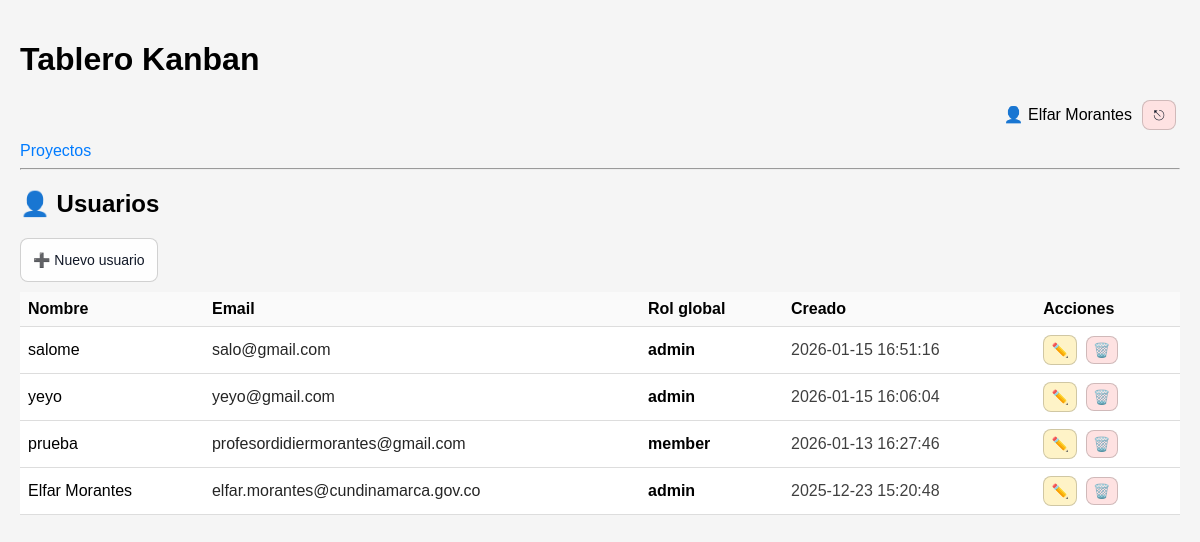
Before: /?controller=users&action=index (signed in) with the older database file.
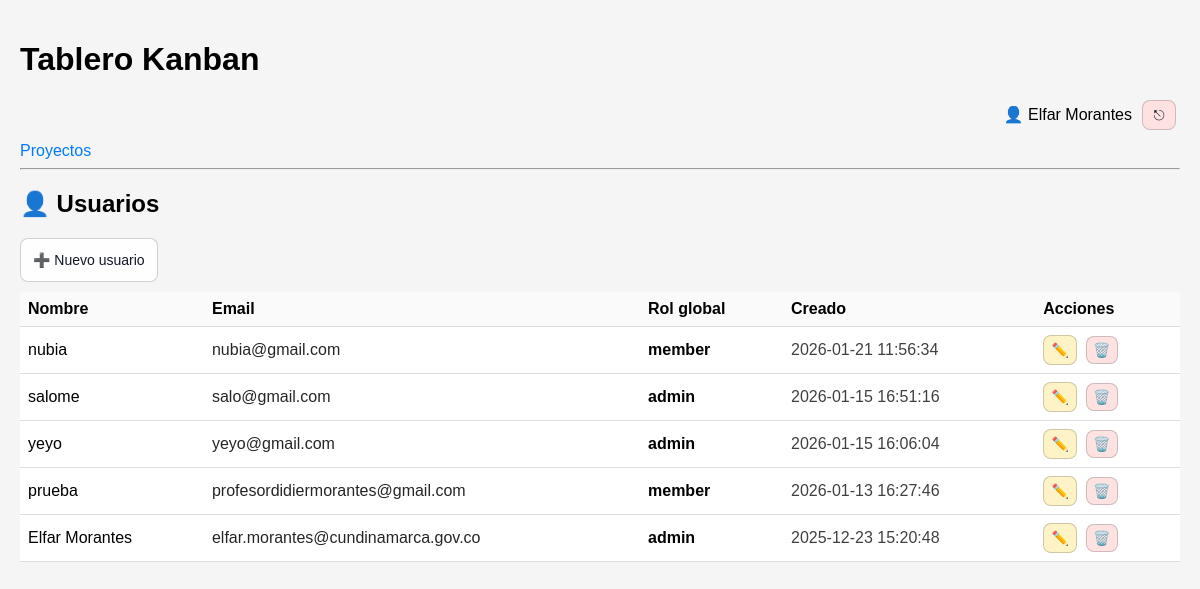
After: the same page with the newer database file.
### tables this page shows
CREATE TABLE `users` (
  `id` int(11) NOT NULL,
  `name` varchar(120) NOT NULL,
  `email` varchar(190) NOT NULL,
  `password_hash` varchar(255) NOT NULL,
  `role` enum('owner','admin','member','viewer') NOT NULL DEFAULT 'member',
  `created_at` datetime NOT NULL DEFAULT current_timestamp()
);

### core/BaseController.php (called while the page is built, shortened)
<?php
abstract class BaseController
{
    protected function render(string $view, array $params = []): void
    {
        extract($params);
        $viewFile = __DIR__ . '/../app/views/' . $view . '.php';
        include __DIR__ . '/../app/views/layout.php';
    }
}

### app/controllers/UsersController.php (called while the page is built, shortened)
<?php
require_once __DIR__ . '/../../core/BaseController.php';
require_once __DIR__ . '/../../core/Auth.php';
require_once __DIR__ . '/../models/User.php';
class UsersController extends BaseController
{
    public function index(): void
    {
        $users = User::all();
        $this->render('users/index', [
            'users' => $users,
            'error' => $_GET['error'] ?? '',
            'ok'    => $_GET['ok'] ?? ''
        ]);
    }
}

### public/index.php (called while the page is built, shortened)
<?php
$actionName     = $_GET['action'] ?? 'index';
$controller = new $controllerClass();
try {
    $controller->$actionName();
} catch (Exception $e) {
    echo "<h1>Error</h1>";
    echo "<p>" . htmlspecialchars($e->getMessage()) . "</p>";
}

### core/Auth.php (called while the page is built, shortened)
<?php
class Auth
{
    public static function userId(): ?int
    {
        return isset($_SESSION['user_id']) ? (int)$_SESSION['user_id'] : null;
    }
    public static function check(): bool
    {
        return self::userId() !== null;
    }
}

### config/db.php (called while the page is built)
<?php
class Database
{
    private static ?\PDO $connection = null;
    public static function getConnection(): \PDO
    {
        if (self::$connection === null) {
            $host = 'localhost';
            $db   = 'kanban_db';
            $user = 'root';
            $pass = '';
            $dsn  = "mysql:host=$host;dbname=$db;charset=utf8mb4";
            self::$connection = new PDO($dsn, $user, $pass, [
                PDO::ATTR_ERRMODE            => PDO::ERRMODE_EXCEPTION,
                PDO::ATTR_DEFAULT_FETCH_MODE => PDO::FETCH_ASSOC
            ]);
            self::$connection->exec("SET time_zone = '-05:00'");
        }
        return self::$connection;
    }
}

### app/models/User.php (called while the page is built, shortened)
<?php
require_once __DIR__ . '/../../config/db.php';
class User
{
    private static function db(): PDO { return Database::getConnection(); }
    public static function find(int $id): ?array
    {
        $stmt = self::db()->prepare("SELECT id,name,email,role FROM users WHERE id=? LIMIT 1");
        $stmt->execute([$id]);
        $u = $stmt->fetch();
        return $u ?: null;
    }
    public static function all(): array
    {
        $stmt = self::db()->query("SELECT id, name, email, role, created_at FROM users ORDER BY id DESC");
        return $stmt->fetchAll();
    }
}

### app/views/users/index.php (the view, shortened to what the changed rows need)
<h2>👤 Usuarios</h2>
<table style="width:100%;border-collapse:collapse;">
  <thead>
    <tr style="text-align:left;border-bottom:1px solid rgba(0,0,0,.12);">
      <th style="padding:8px;">Nombre</th>
      <th style="padding:8px;">Email</th>
      <th style="padding:8px;">Rol global</th>
      <th style="padding:8px;">Creado</th>
      <th style="padding:8px;">Acciones</th>
    </tr>
  </thead>
  <tbody>
    <?php foreach ($users as $u): ?>
      <tr style="border-bottom:1px solid rgba(0,0,0,.06);">
        <td style="padding:8px;"><?= htmlspecialchars($u['name']) ?></td>
        <td style="padding:8px;opacity:.85;"><?= htmlspecialchars($u['email']) ?></td>
        <td style="padding:8px;"><strong><?= htmlspecialchars($u['role']) ?></strong></td>
        <td style="padding:8px;opacity:.75;"><?= htmlspecialchars($u['created_at'] ?? '') ?></td>
        <td style="padding:8px;white-space:nowrap;">
            <a class="btn-action edit tip" data-tip="Editar"
                href="<?= BASE_URL ?>?controller=users&action=edit&id=<?= (int)$u['id'] ?>">✏️</a>
            <form method="POST" action="<?= BASE_URL ?>?controller=users&action=destroy" style="display:inline;">
                <button class="btn-action del tip" data-tip="Eliminar"
                        onclick="return confirm('¿Eliminar este usuario?');">🗑️</button>
            </form>
        </td>
      </tr>
    <?php endforeach; ?>
  </tbody>
</table>

### app/views/layout.php (shortened to what the changed rows need)
<!DOCTYPE html>
<html lang="es">
<head>
</head>
<?php $isAuthPage = (strpos($viewFile, '/auth/login.php') !== false); ?>
<body class="<?= $isAuthPage ? 'auth-body' : '' ?>">
<?php if (!$isAuthPage): ?>
<header>
    <h1>Tablero Kanban</h1>
<nav>
    <?php
    require_once __DIR__ . '/../../core/Auth.php';
    require_once __DIR__ . '/../models/User.php';
    ?>
    <?php if (Auth::check()): ?>
      <?php $u = User::find(Auth::userId()); ?>
      <div style="display:flex;justify-content:flex-end;align-items:center;gap:10px;margin-bottom:12px;">
        <span class="tip" data-tip="<?= htmlspecialchars($u['email'] ?? '') ?>">
          👤 <?= htmlspecialchars($u['name'] ?? 'Usuario') ?>
        </span>
        <a href="<?= BASE_URL ?>?controller=auth&action=logout"
          class="btn-action del tip"
          data-tip="Cerrar sesión">
          ⎋
        </a>
      </div>
    <?php endif; ?>
</nav>
</header>
<?php endif; ?>
<main class="<?= $isAuthPage ? 'auth-main' : '' ?>">
    <?php include $viewFile; ?>
</main>
</body>
</html>

Changed rows visible on the page:
added users: name "nubia", email "nubia@gmail.com", role "member", created_at "2026-01-21 11:56:34"
